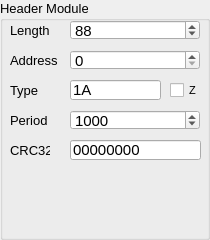
  <widget class="QGroupBox" name="groupBox_2">
   <property name="geometry">
    <rect>
     <x>230</x>
     <y>10</y>
     <width>210</width>
     <height>240</height>
    </rect>
   </property>
   <property name="font">
    <font>
     <pointsize>10</pointsize>
    </font>
   </property>
   <property name="title">
    <string>Header Module</string>
   </property>
   <widget class="QLabel" name="label_9">
    <property name="geometry">
     <rect>
      <x>10</x>
      <y>20</y>
      <width>40</width>
      <height>20</height>
     </rect>
    </property>
    <property name="font">
     <font>
      <pointsize>10</pointsize>
     </font>
    </property>
    <property name="text">
     <string>Length</string>
    </property>
   </widget>
   <widget class="QSpinBox" name="spinBox_5">
    <property name="geometry">
     <rect>
      <x>70</x>
      <y>20</y>
      <width>130</width>
      <height>20</height>
     </rect>
    </property>
    <property name="font">
     <font>
      <pointsize>11</pointsize>
     </font>
    </property>
    <property name="maximum">
     <number>400</number>
    </property>
    <property name="value">
     <number>88</number>
    </property>
   </widget>
   <widget class="QSpinBox" name="spinBox_6">
    <property name="geometry">
     <rect>
      <x>70</x>
      <y>50</y>
      <width>130</width>
      <height>20</height>
     </rect>
    </property>
    <property name="font">
     <font>
      <pointsize>11</pointsize>
     </font>
    </property>
    <property name="maximum">
     <number>255</number>
    </property>
    <property name="value">
     <number>0</number>
    </property>
   </widget>
   <widget class="QLabel" name="label_10">
    <property name="geometry">
     <rect>
      <x>10</x>
      <y>50</y>
      <width>50</width>
      <height>20</height>
     </rect>
    </property>
    <property name="font">
     <font>
      <pointsize>10</pointsize>
     </font>
    </property>
    <property name="text">
     <string>Address</string>
    </property>
   </widget>
   <widget class="QLabel" name="label_11">
    <property name="geometry">
     <rect>
      <x>10</x>
      <y>80</y>
      <width>50</width>
      <height>20</height>
     </rect>
    </property>
    <property name="font">
     <font>
      <pointsize>10</pointsize>
     </font>
    </property>
    <property name="text">
     <string>Type</string>
    </property>
   </widget>
   <widget class="QCheckBox" name="checkBox_20">
    <property name="geometry">
     <rect>
      <x>170</x>
      <y>80</y>
      <width>31</width>
      <height>20</height>
     </rect>
    </property>
    <property name="font">
     <font>
      <pointsize>8</pointsize>
     </font>
    </property>
    <property name="text">
     <string>Z</string>
    </property>
   </widget>
   <widget class="QLineEdit" name="lineEdit_2">
    <property name="geometry">
     <rect>
      <x>70</x>
      <y>80</y>
      <width>91</width>
      <height>20</height>
     </rect>
    </property>
    <property name="font">
     <font>
      <pointsize>11</pointsize>
     </font>
    </property>
    <property name="text">
     <string>1A</string>
    </property>
   </widget>
   <widget class="QSpinBox" name="spinBox_3">
    <property name="geometry">
     <rect>
      <x>70</x>
      <y>110</y>
      <width>130</width>
      <height>20</height>
     </rect>
    </property>
    <property name="font">
     <font>
      <pointsize>11</pointsize>
     </font>
    </property>
    <property name="maximum">
     <number>3000</number>
    </property>
    <property name="value">
     <number>1000</number>
    </property>
   </widget>
   <widget class="QLabel" name="label_6">
    <property name="geometry">
     <rect>
      <x>10</x>
      <y>110</y>
      <width>40</width>
      <height>20</height>
     </rect>
    </property>
    <property name="font">
     <font>
      <pointsize>10</pointsize>
     </font>
    </property>
    <property name="text">
     <string>Period</string>
    </property>
   </widget>
   <widget class="QLineEdit" name="lineEdit_3">
    <property name="geometry">
     <rect>
      <x>70</x>
      <y>140</y>
      <width>131</width>
      <height>20</height>
     </rect>
    </property>
    <property name="font">
     <font>
      <pointsize>11</pointsize>
     </font>
    </property>
    <property name="text">
     <string>00000000</string>
    </property>
   </widget>
   <widget class="QLabel" name="label_7">
    <property name="geometry">
     <rect>
      <x>10</x>
      <y>140</y>
      <width>40</width>
      <height>20</height>
     </rect>
    </property>
    <property name="font">
     <font>
      <pointsize>10</pointsize>
     </font>
    </property>
    <property name="text">
     <string>CRC32</string>
    </property>
   </widget>
  </widget>
